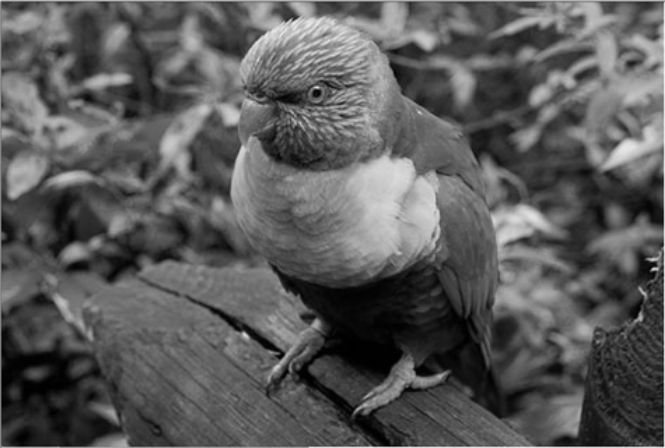
#> input picture input_images/gray_img.png, 665 x 448 px
$ python image_process.py
#> lines starting #> are read from the running program, lines starting #| are printed output that depends on the picture; after the words box and inside, x2 and y2 are one past the last pixel; in counts of white or black regions, pixels touching at a corner belong together
import cv2
import numpy as np
import matplotlib.pyplot as plt

def display_images(images, titles,output_name:str, cmap='gray'):
    plt.figure(figsize=(15, 5))
    for i, (img, title) in enumerate(zip(images, titles)):
        plt.subplot(1, len(images), i+1)
        if len(img.shape) == 2:
            plt.imshow(img, cmap=cmap)
        else:
            plt.imshow(cv2.cvtColor(img, cv2.COLOR_BGR2RGB))
        plt.title(title)
        plt.axis('off')
    plt.savefig(f'output_images/{output_name}.png')


def image_negative(img):
    return 255 - img

def gamma_correction(img, gamma=1.5):
    img_normalized = img / 255.0
    corrected = np.power(img_normalized, gamma)
    return np.uint8(corrected * 255)

def log_transform(img):
    img = img.astype(np.float32) + 1
    max_val = np.max(img)
    if max_val <= 0:
        max_val = 1
    c = 255 / np.log(1 + max_val)
    log_img = c * np.log(img)
    return np.clip(log_img, 0, 255).astype(np.uint8)

def contrast_stretching(img):
    min_val = np.min(img)
    max_val = np.max(img)
    stretched = (img - min_val) * (255 / (max_val - min_val))
    return np.uint8(stretched)

def histogram_equalization(img):
    if len(img.shape) == 2:
        return cv2.equalizeHist(img)
    else:
        ycrcb = cv2.cvtColor(img, cv2.COLOR_BGR2YCrCb)
        ycrcb[:, :, 0] = cv2.equalizeHist(ycrcb[:, :, 0])
        return cv2.cvtColor(ycrcb, cv2.COLOR_YCrCb2BGR)

def intensity_level_slicing(img, min_val=100, max_val=200):
    sliced = np.where((img >= min_val) & (img <= max_val), 255, 0)
    return np.uint8(sliced)

def bit_plane_slicing(img):
    if len(img.shape) == 3:
        img = cv2.cvtColor(img, cv2.COLOR_BGR2GRAY)
    bit_planes = [(img >> i) & 1 for i in range(8)]
    return [np.uint8(bp * 255) for bp in bit_planes]


# Load images
gray_img = cv2.imread('input_images/gray_img.png')
#> gray_img is the input picture: shape (448, 665, 3); min 0, max 242, mean 90
color_img = cv2.imread('input_images/RGB_img.png')
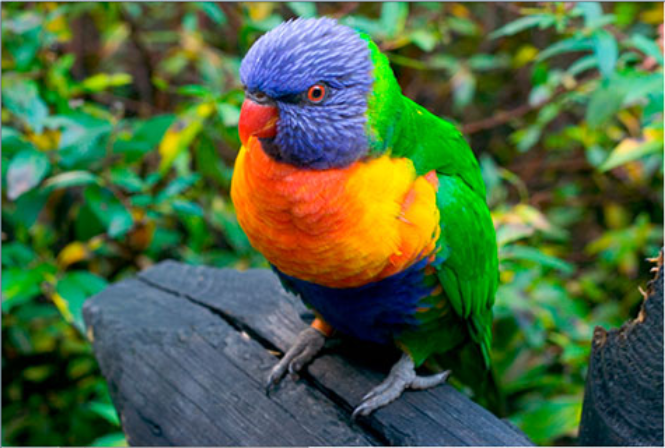
#> input picture input_images/RGB_img.png, 665 x 448 px
#> color_img is the input picture: shape (448, 665, 3); mean B, G, R 63.7, 102.5, 75

# 1. Image Negative
neg_gray = image_negative(gray_img)
neg_color = image_negative(color_img)
display_images([gray_img, neg_gray], ['Original Grayscale', 'Negative'],'image_negative_gray')
#> the loop in display_images, `for i, (img, title) in enumerate(zip(images, titles)):` made 2 passes
#> title on passes 1 to 2: 'Original Grayscale', 'Negative'
display_images([color_img, neg_color], ['Original Color', 'Negative'],'image_negative_RGB')
#> the loop in display_images (call 2), `for i, (img, title) in enumerate(zip(images, titles)):` made 2 passes

# 2. Gamma Correction
gamma_gray = gamma_correction(gray_img, gamma=2.2)
gamma_color = gamma_correction(color_img, gamma=2.2)
#> call 2 of gamma_correction, with gamma = 2.2
#> in gamma_correction (call 2), `corrected = np.power(img_normalized, gamma)`:
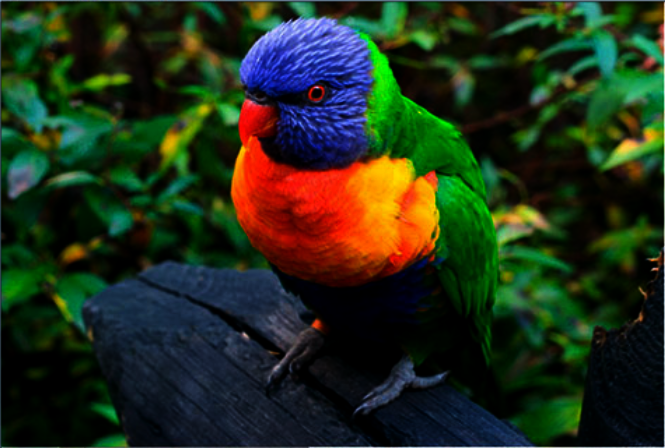
#> corrected: shape (448, 665, 3) float64; mean B, G, R 0.102, 0.182, 0.134
display_images([gray_img, gamma_gray], ['Original Grayscale', 'Gamma Corrected'],'gamma_correction_gray')
display_images([color_img, gamma_color], ['Original Color', 'Gamma Corrected'],'gamma_correction_RGB')

# 3. Logarithmic
log_gray = log_transform(gray_img)
#> in log_transform, `max_val = np.max(img)`: max_val = 243
#> in log_transform, `c = 255 / np.log(1 + max_val)`: c = 46.39
log_color = log_transform(color_img)
#> in log_transform (call 2), `max_val = np.max(img)`: max_val = 256
#> in log_transform (call 2), `c = 255 / np.log(1 + max_val)`: c = 45.95
#> in log_transform (call 2), `log_img = c * np.log(img)`:
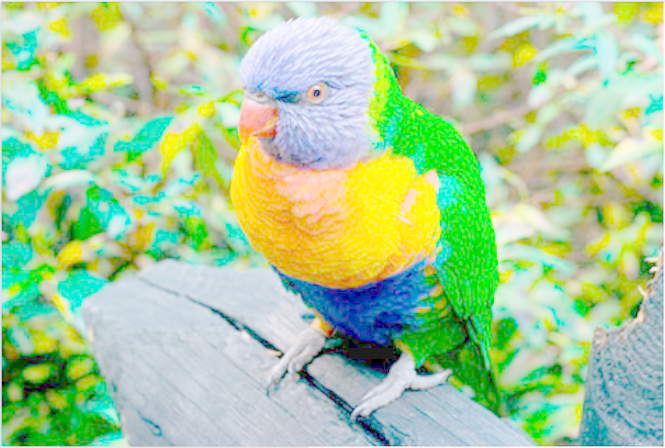
#> log_img: shape (448, 665, 3) float32; mean of channels 0, 1, 2 155, 204, 168.6; drawn as B, G, R
display_images([gray_img, log_gray], ['Original Grayscale', 'Log Transformation'],'log_transform_gray')
display_images([color_img, log_color], ['Original Color', 'Log Transformation'],'log_transform_RGB')

# 4. Contrast Stretching
contrast_gray = contrast_stretching(gray_img)
#> in contrast_stretching, `min_val = np.min(img)`: min_val = 0
#> in contrast_stretching, `max_val = np.max(img)`: max_val = 242
contrast_color = contrast_stretching(color_img)
display_images([gray_img, contrast_gray], ['Original Grayscale', 'Contrast Stretched'],'contrast_stretching_gray')
display_images([color_img, contrast_color], ['Original Color', 'Contrast Stretched'],'contrast_stretching_RGB')

# 5. Histogram Equalization
hist_eq_gray = histogram_equalization(gray_img)
#> in histogram_equalization, `ycrcb = cv2.cvtColor(img, cv2.COLOR_BGR2YCrCb)`: ycrcb: shape (448, 665, 3); mean of channels 0, 1, 2 90, 128, 128
#> in histogram_equalization, `ycrcb[:, :, 0] = cv2.equalizeHist(ycrcb[:, :, 0])`: ycrcb: shape (448, 665, 3); mean of channels 0, 1, 2 128.2, 128, 128
hist_eq_color = histogram_equalization(color_img)
#> in histogram_equalization (call 2), `ycrcb = cv2.cvtColor(img, cv2.COLOR_BGR2YCrCb)`: ycrcb: shape (448, 665, 3); mean of channels 0, 1, 2 89.9, 117.4, 113.2
#> in histogram_equalization (call 2), `ycrcb[:, :, 0] = cv2.equalizeHist(ycrcb[:, :, 0])`: ycrcb: shape (448, 665, 3); mean of channels 0, 1, 2 128.1, 117.4, 113.2
#> in histogram_equalization (call 2), `return cv2.cvtColor(ycrcb, cv2.COLOR_YCrCb2BGR)`:
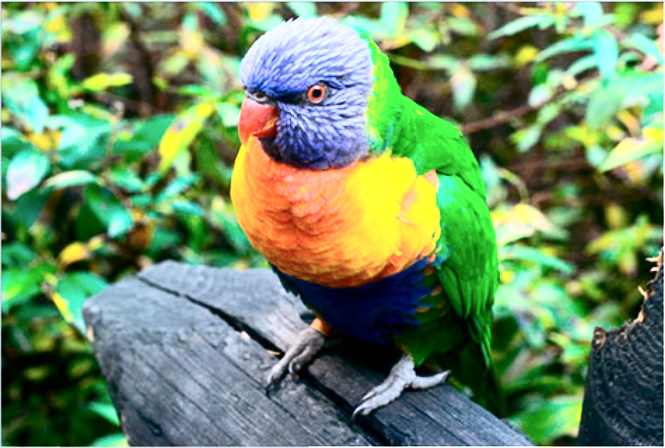
#> returned value: shape (448, 665, 3); mean B, G, R 100.9, 139.7, 110.1
display_images([gray_img, hist_eq_gray], ['Original Grayscale', 'Histogram Equalized'],'histogram_equalization_gray')
display_images([color_img, hist_eq_color], ['Original Color', 'Histogram Equalized'],'histogram_equalization_RGB')

# 6. Intensity Level Slicing
slice_gray = intensity_level_slicing(gray_img)
#> in intensity_level_slicing, `sliced = np.where((img >= min_val) & (img <= max_val), 255, 0)`: sliced: shape (448, 665, 3) int64; 38.4% white; 222 white regions (158 under 20 px), largest, box (x1, y1, x2, y2) and area: (0, 0, 665, 448) 82816, (51, 276, 278, 394) 8918, (138, 250, 321, 383) 7646
slice_color = intensity_level_slicing(cv2.cvtColor(color_img, cv2.COLOR_BGR2GRAY))
#> call 2 of intensity_level_slicing, with min_val = 100, max_val = 200
#> in intensity_level_slicing (call 2), `sliced = np.where((img >= min_val) & (img <= max_val), 255, 0)`:
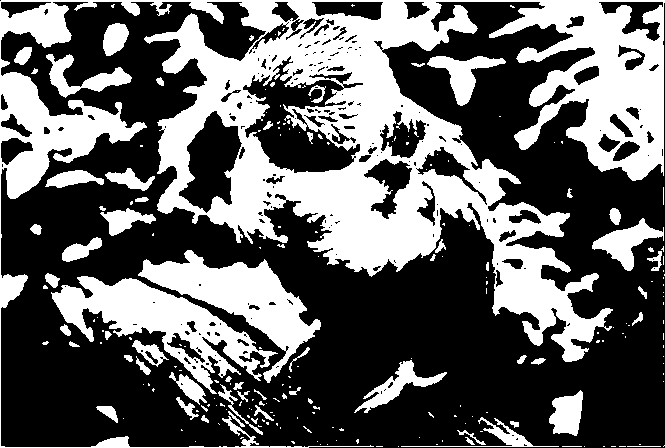
#> sliced: shape (448, 665) int64; 38.3% white; 220 white regions (159 under 20 px), largest, box (x1, y1, x2, y2) and area: (0, 0, 665, 448) 82659, (51, 276, 278, 394) 8920, (138, 250, 321, 383) 7645
display_images([gray_img, slice_gray], ['Original Grayscale', 'Sliced'],'intensity_level_slicing_gray')
display_images([color_img, cv2.cvtColor(slice_color, cv2.COLOR_GRAY2BGR)], ['Original Color', 'Sliced (Grayscale)'],'intensity_level_slicing_RGB')
#> the loop in display_images (call 12), `for i, (img, title) in enumerate(zip(images, titles)):` made 2 passes
#> in display_images (call 12), `plt.savefig(f'output_images/{output_name}.png')`:
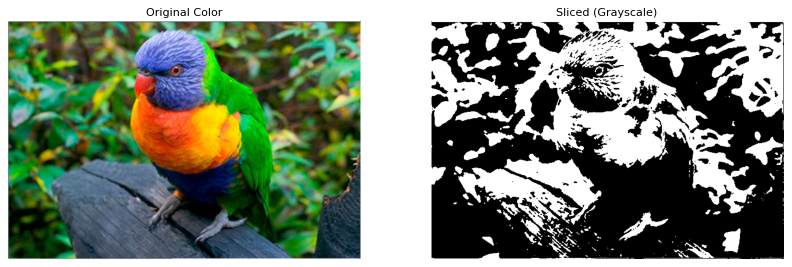
#> figure drawn by matplotlib, 2 panels

# 7. Bit Plane Slicing
bit_planes = bit_plane_slicing(gray_img)
#> in bit_plane_slicing, `bit_planes = [(img >> i) & 1 for i in range(8)]`: bit_planes = 8 items
#> bit_planes = 8 items
bit_planes_RGB = bit_plane_slicing(gray_img)
#> bit_planes_RGB = 8 items
display_images(bit_planes, [f'Bit Plane {i}' for i in range(8)],'bit_plane_slicing_gray')
#> the loop in display_images (call 13), `for i, (img, title) in enumerate(zip(images, titles)):` made 8 passes
#> title on passes 1 to 8: 'Bit Plane 0', 'Bit Plane 1', 'Bit Plane 2', 'Bit Plane 3', 'Bit Plane 4', 'Bit Plane 5', 'Bit Plane 6', 'Bit Plane 7'
#> in display_images (call 13), `plt.savefig(f'output_images/{output_name}.png')`:
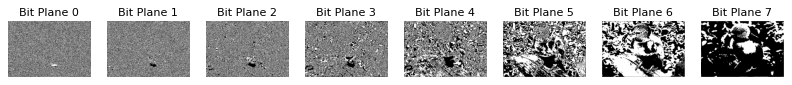
#> figure drawn by matplotlib, 8 panels
display_images(bit_planes_RGB, [f'Bit Plane {i}' for i in range(8)],'bit_plane_slicing_RGB')
